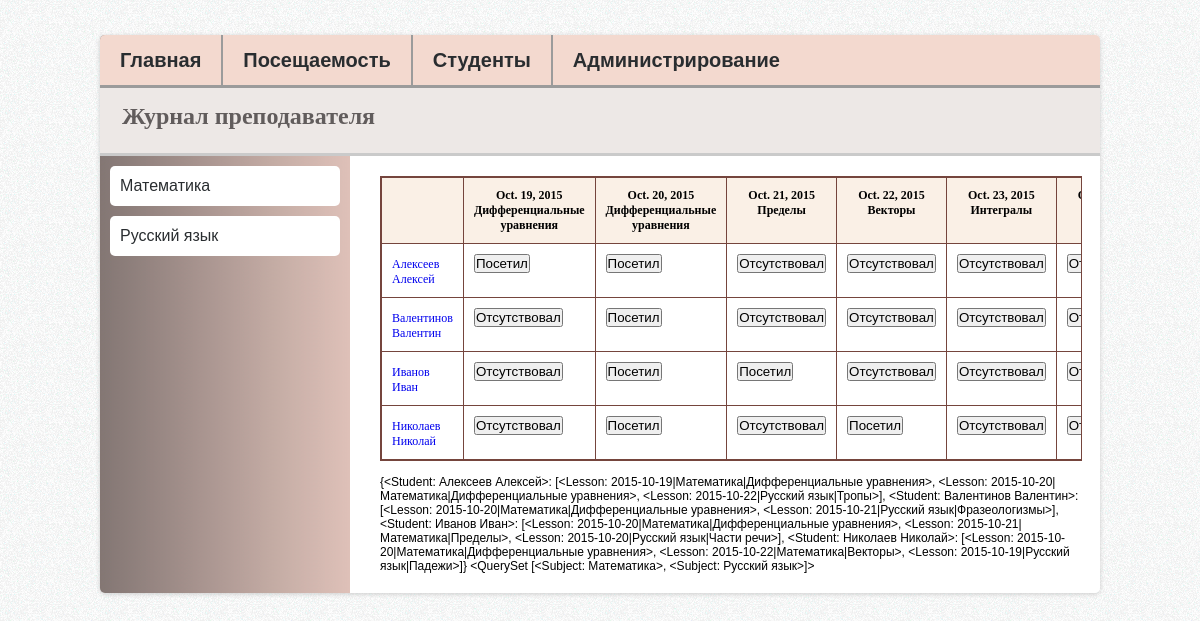
The app's page /attendance/3 with its own data.
### study/models.py (models this page shows)
class Subject(models.Model):
    professor = models.ForeignKey('Professor')
    title = models.TextField()
    def __str__(self):
        return self.title

class Lesson(models.Model):
    subsection = models.ForeignKey('Subsection')
    lesson_type = models.BooleanField()
    date = models.DateField()
    def __str__(self):
        return str(self.date) + '|' + str(self.subsection)

class Subsection(models.Model):
    subject = models.ForeignKey('Subject')
    title = models.TextField()
    def __str__(self):
        return str(self.subject) + '|' + str(self.title)

class Student(models.Model):
    name = models.TextField()
    def __str__(self):
        return self.name

### study/views.py (the view)
# urls.py: url(r'^attendance/(?P<subject_id>[0-9]+)', views.attendance, name='attendance'),
def attendance(request, subject_id):
    subject = Subject.objects.get(id=subject_id)
    student_lesson_list = StudentLesson.objects.order_by("student")
    lessons_list = [lesson for lesson in Lesson.objects.order_by('date') if lesson.subsection.subject == subject]
    students_list = Student.objects.order_by('name')
    context = {
        'result_dict': __get_student_lessons_dict(student_lesson_list, students_list),
        'lessons_list': lessons_list,
        'students_list': students_list,
        'subject': subject,
        'subjects_list': Subject.objects.order_by('title'),
    }
    return render(request, 'study/attendance.html', context)

### study/views.py (called while the page is built)
def __get_student_lessons_dict(student_lesson_list, students_list):
    result = {}
    for student in students_list:
        result[student] = []
        for student_lesson in student_lesson_list:
            if student_lesson.student == student:
                result[student].append(student_lesson.lesson)
    return result

@register.filter
def get_item(dictionary, key):
    return dictionary.get(key)

@register.filter
def check_item(li, value):
    return value in li

### study/templates/study/attendance.html (shortened to what this page needs)
{% extends 'study/base.html' %}
{% block content %}
<table class="tabstyle">
      <tbody class="tabbody">
        <tr>
         <th>&nbsp</th>
         {% for lesson in lessons_list %}
            <th>
                {{lesson.date}}
                <br>
                {{lesson.subsection.title}}
            </th>
        {% endfor %}
        {% for student in students_list %}
        <tr>
            <td width="140px">
                <a href="{% url 'study:student' student.id%}">
                     {{student}}
                 </a>
            </td>
            {% for lesson in lessons_list %}
                    <td width="120px" align="center">
                    <div class="check-mark">
                        <form action="{% url 'study:confirm_visit' subject.id student.id lesson.id %}" method="post">
                            <input type="submit" value=
                            {% if result_dict|get_item:student|check_item:lesson == True %}
                                "Посетил"
                            {% else %}
                                "Отсутствовал"
                            {% endif %}>
                        </form>
                    </div>
                    </td>
            {% endfor %}
        </tr>
        {% endfor %}
        </tr>
      </tbody>
</table>
<br>
{{result_dict}}
{{subjects_list}}
{% endblock %}
{% block sidebar %}
    <div id="subject_name">
        <ul>
            {% for subject in subjects_list %}
                <li><a href="{% url 'study:attendance' subject.id%}">{{ subject }}</a></li>
            {% endfor %}
        </ul>
    </div>
{% endblock %}

### study/templates/study/base.html (shortened to what this page needs)
<!DOCTYPE html>
<html>
<head>
    {% load staticfiles %}
    <link rel="stylesheet" type="text/css" href="{% static 'study/style.css' %}"/>
</head>
<body>
<div id="page_align" class="b3radius">
	<div id="header">
		<div id="header_nav">
			<ul>
				<li><a href="/">Главная</a></li>
				<li><a href="{% url 'study:get_first_subject'%}">Посещаемость</a></li>
				<li><a href="/">Студенты</a></li>
				<li><a href="/admin">Администрирование</a></li>
			</ul>
		</div>
	</div>
	<div id="site_name">
		<h1>Журнал преподавателя</h1>
	</div>
	<div id="sidebar">
        {% block sidebar %}
        {% endblock %}
	</div>
	<div id="content">
        {% block content %}
        {% endblock %}
	</div>
</div>
</body>
</html>

### study/static/study/style.css (style rules this page uses)
* { margin: 0; padding: 0; }
body { background: url("../images/bg.png") #EAEAEA; font: 12px Arial, Tahoma; }
a { text-decoration: none; }
.b3radius { border-radius: 5px; -webkit-border-radius: 5px; -moz-border-radius: 5px; }
#page_align { width: 1000px; margin: 35px auto; background: url("../images/pagebg.png") #FFF; box-shadow: 0px 1px 5px #cccccc; -webkit-box-shadow: 0px 1px 5px #cccccc; -moz-box-shadow: 0px 1px 5px #cccccc; overflow: hidden; }
#header { height: 50px; border-bottom: solid #9b9b9b; background: #f3d9cf; }
#header_nav { height: 50px; }
#header_nav ul { list-style: none; }
#header_nav ul li { float: left; border-right: solid 2px #9b9b9b; }
#header_nav ul li:last-child { border-right: none; }
#header_nav ul li a { color: #292d30; font-family: "Arial"; font-weight: bold; display: block; line-height: 50px; font-size: 20px; padding: 0 20px; }
#site_name { height: 50px; background: #ede8e6; border-bottom: solid #cacaca; font-family: "Tahoma"; color: rgb(97, 92, 92); font-weight: bold; text-align: left; padding-left: 22px; padding-top: 15px; }
#sidebar { width: 250px; float: left; }
#subject_name ul { list-style: none; }
#subject_name ul li a { color: #292d30; font-family: "Arial"; line-height: 40px; font-size: 16px; padding: 0 10px; display: block; }
#subject_name ul li { float: left; background: #FFF; margin: 10px 10px 0px; margin-right: 10px; width: 230px; border-radius: 5px; }
#subject_name ul li:last-child { margin-bottom: 10px; }
#content { float: right; width: 700px; background: #FFF; padding: 20px; }
.tabstyle { border: 1px solid #75453d; border-collapse: collapse; font-family: "Tahoma"; }
.tabstyle thead, th { background-color: #faf0e6; text-align: center; vertical-align: text-top; padding:10px; border: 1px solid #75453d; border-collapse: collapse; }
.tabstyle td, tr { text-align:left; vertical-align: text-top; padding:10px; border: 1px solid #75453d; border-collapse: collapse; }
.tabstyle tr { background: #fff; }
.tabbody { display: block; height: 100%; width: 700px; overflow: hidden; overflow-x: auto; }

### records on screen
Subject: title "Математика", title.title "<QuerySet [<Subject: Математика>, <Subject: Русский язык>]>"
Subject: title "Русский язык"
Lesson: date "Oct. 19, 2015", subsection "Дифференциальные уравнения"
Lesson: date "Oct. 20, 2015", subsection "Дифференциальные уравнения"
Lesson: date "Oct. 21, 2015", subsection "Пределы"
Lesson: date "Oct. 22, 2015", subsection "Векторы"
Lesson: date "Oct. 23, 2015", subsection "Интегралы"
Student: name "Алексеев Алексей", id "Посетил", id "Отсутствовал", name.date "{<Student: Алексеев Алексей>: [<Lesson: 2015-10-19|Математика|Дифференциальные уравнения>, <Lesson: 2015-10-20|Математика|Дифференциальные уравнения>, <Lesson: 2015-10-22|Русский язык|Тропы>], <Student: Валентинов Валентин>: [<Lesson: 2015-10-20|Математика|Дифференциальные уравнения>, <Lesson: 2015-10-21|Русский язык|Фразеологизмы>], <Student: Иванов Иван>: [<Lesson: 2015-10-20|Математика|Дифференциальные уравнения>, <Lesson: 2015-10-21|Математика|Пределы>, <Lesson: 2015-10-20|Русский язык|Части речи>], <Student: Николаев Николай>: [<Lesson: 2015-10-20|Математика|Дифференциальные уравнения>, <Lesson: 2015-10-22|Математика|Векторы>, <Lesson: 2015-10-19|Русский язык|Падежи>]}"
Student: name "Валентинов Валентин", id "Отсутствовал", id "Посетил"
Student: name "Иванов Иван", id "Отсутствовал", id "Посетил"
Student: name "Николаев Николай", id "Отсутствовал", id "Посетил"
